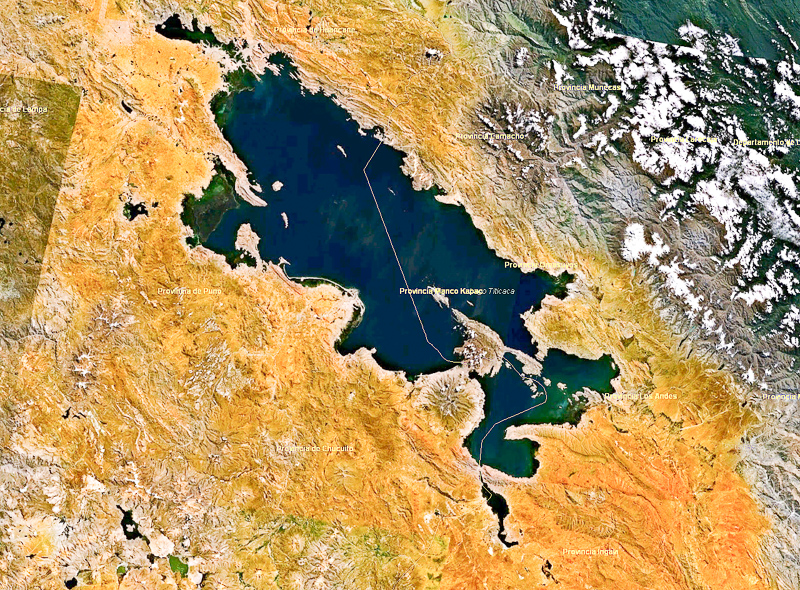
#> input picture Pregunta 4/titicaca.jpg, 800 x 590 px
$ python eje4.py
#> lines starting #> are read from the running program, lines starting #| are printed output that depends on the picture
# -*- coding: utf-8 -*-
"""
Created on Sun May 30 15:37:41 2021

@author: Guille
"""

import cv2
import numpy as np

ruta = "titicaca.jpg"
im = cv2.imread(ruta, cv2.IMREAD_GRAYSCALE)
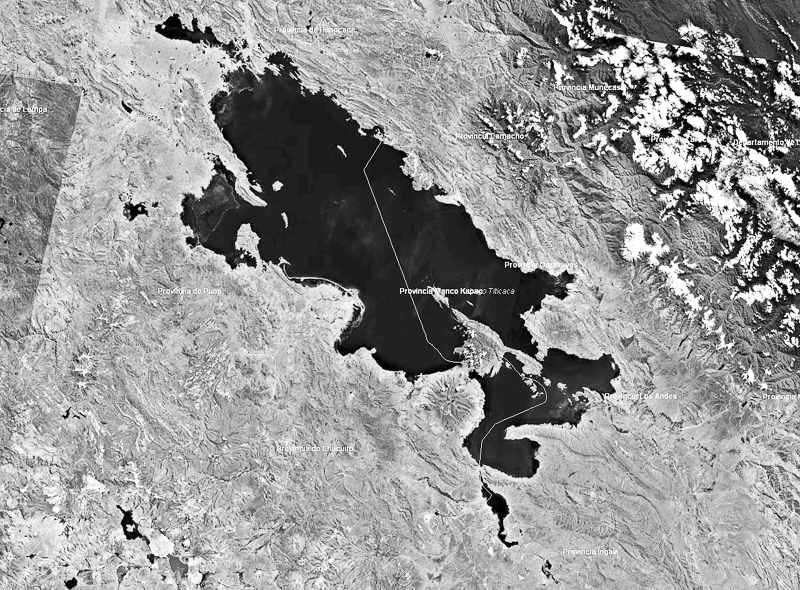
#> im: shape (590, 800); min 0, max 255, mean 149.8
a = [ [ -1.0, 0.0, 1.0 ],
      [ -1.0, 0.0, 1.0 ],
      [ -1.0, 0.0, 1.0 ] ]
kernel = np.asarray(a)
dst = cv2.filter2D(im, -1, kernel)
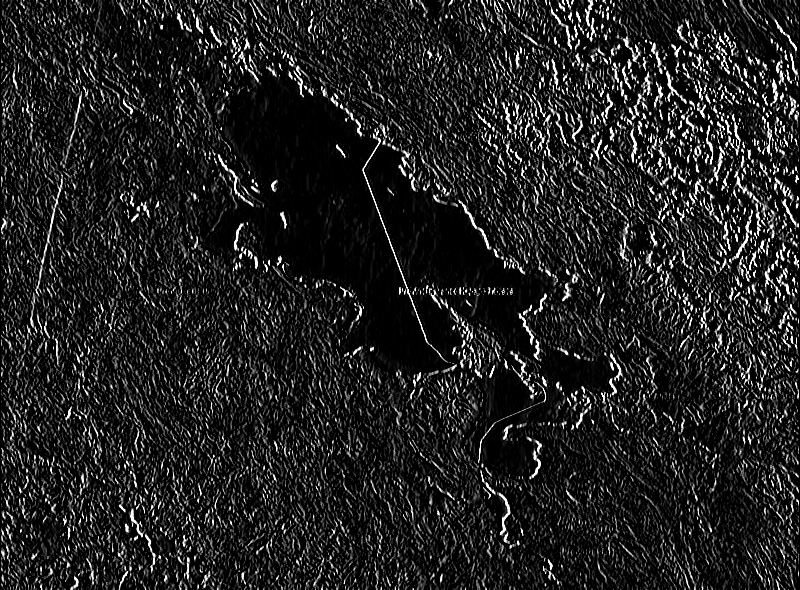
#> dst: shape (590, 800); min 0, max 255, mean 32.9
print(dst.min(), dst.max())
#| 0 255

norm = cv2.normalize(dst, None, 0, 255, cv2.NORM_MINMAX)
print(norm.min(), norm.max())
#| 0 255

from IPython.display import Image
Image(filename='titicaca.jpg')

cv2.imwrite("norm.png", norm)
Image(filename="norm.png")
